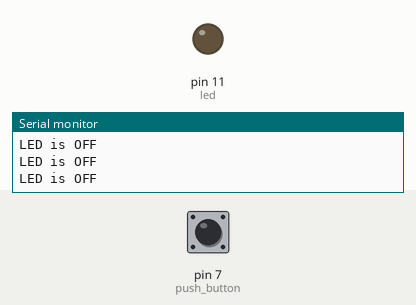
Bench run of a sketch on a simulated Arduino Uno, built with avr-gcc and run on an emulated ATmega328P. Parts: output pins drawn as LEDs (lit = HIGH), the last lines printed to the serial monitor. Dashed ring = blinking. The test bench sets the inputs (shaded band); at power-on: pin 7 (push_button) LOW.

Above: at 1.2 s.
1.3 s: pin 7 (push_button) pulled HIGH for 0.15 s
At 1.38 s:
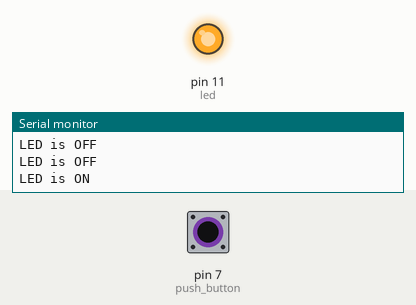
2.9 s: pin 7 (push_button) pulled HIGH for 1 s
At 4.6 s:
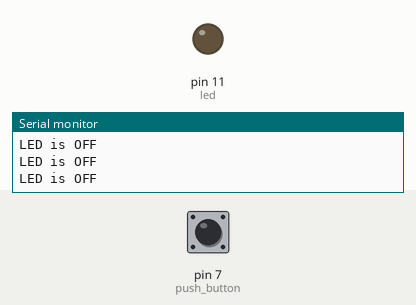
6.9 s: pin 7 (push_button) pulsed HIGH 2 times (0.12 s each, 0.3 s apart)
At 7.26 s:
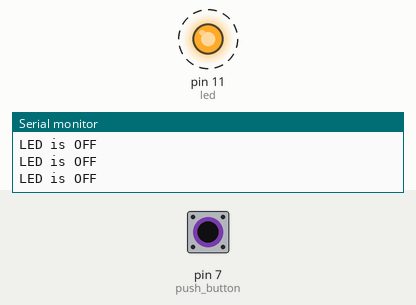
10.5 s: pin 7 (push_button) driven HIGH
At 11.7 s:
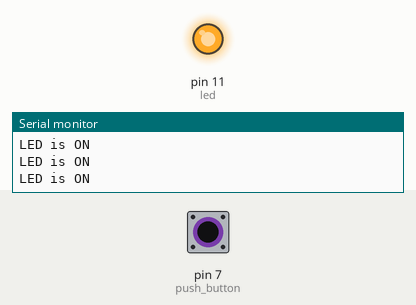
13.5 s: pin 7 (push_button) driven LOW
At 14.3 s:
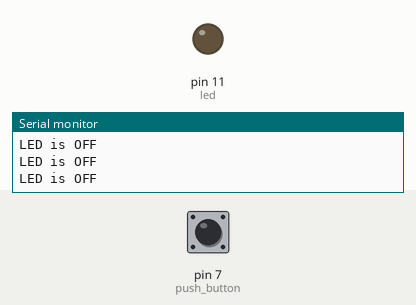
Timing chart, 0 to 16.5 s (numbered marks = the images above; inputs shaded):
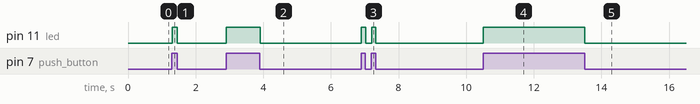

The sketch:

Program_4-Control_LED_on_Push_Button.ino
```cpp
int led = 11;   // Declare an Integer variable with value 12, 12 defines that we going to use pin 12 on Arduino t blink our LED
int push_button = 7;    // Declare a variable for push button pin value, push button will be used to turn LED on or off

void setup() {
  Serial.begin(9600);     // sets 9600 as baud rate for serial communication
  pinMode(led, OUTPUT);   // sets the pin 12 as OUTPUT, now the Arduino is ready to supply 5V through this pin
  pinMode(push_button, INPUT);   // sets pin 7 as INPUT pin, now Arduino can read input from Push button
}

void loop() {
  if (digitalRead(push_button)) {  // check if push button is pressed
    digitalWrite(led, HIGH);    // turns LED ON
    Serial.println("LED is ON");   // print that led is ON on Serial Monitor
  } else {    // push button is not pressed
    digitalWrite(led, LOW);    // turns LED OFF
    Serial.println("LED is OFF");   // print that led is OFF on Serial Monitor
  }
}
```

Measured:
- after the input at 1.3 s, pin 11 (led): LOW → HIGH at once, → LOW 0.15 s later
- after the input at 2.9 s, pin 11 (led): LOW → HIGH at once, → LOW 1.0 s later
- after the input at 6.9 s, pin 11 (led): alternates HIGH for 0.13 s and LOW for 0.17 s, 4 changes in all, then stays LOW, starting at once
- after the input at 10.5 s, pin 11 (led): LOW → HIGH at once
- after the input at 13.5 s, pin 11 (led): HIGH → LOW at once
